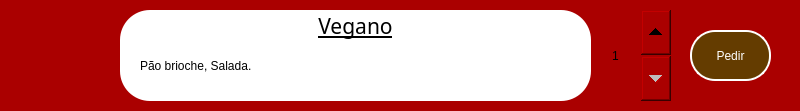
        <widget class="QFrame" name="item5">
         <property name="geometry">
          <rect>
           <x>120</x>
           <y>800</y>
           <width>800</width>
           <height>111</height>
          </rect>
         </property>
         <property name="styleSheet">
          <string notr="true">border-radius: 55px;
background-color: rgb(170, 0, 0);</string>
         </property>
         <property name="frameShape">
          <enum>QFrame::StyledPanel</enum>
         </property>
         <property name="frameShadow">
          <enum>QFrame::Raised</enum>
         </property>
         <widget class="QFrame" name="caixa_disc_16">
          <property name="geometry">
           <rect>
            <x>120</x>
            <y>10</y>
            <width>471</width>
            <height>91</height>
           </rect>
          </property>
          <property name="styleSheet">
           <string notr="true">background-color: rgb(255, 255, 255);
border-radius: 30px</string>
          </property>
          <property name="frameShape">
           <enum>QFrame::StyledPanel</enum>
          </property>
          <property name="frameShadow">
           <enum>QFrame::Raised</enum>
          </property>
          <widget class="QLabel" name="disc_item1_27">
           <property name="geometry">
            <rect>
             <x>30</x>
             <y>0</y>
             <width>411</width>
             <height>31</height>
            </rect>
           </property>
           <property name="font">
            <font>
             <family>GothicE</family>
             <pointsize>16</pointsize>
             <italic>false</italic>
             <bold>false</bold>
             <underline>true</underline>
            </font>
           </property>
           <property name="styleSheet">
            <string notr="true">font: 16pt &quot;GothicE&quot;;
text-decoration: underline;
color: rgb(0, 0, 0);</string>
           </property>
           <property name="text">
            <string>Vegano</string>
           </property>
           <property name="textFormat">
            <enum>Qt::AutoText</enum>
           </property>
           <property name="alignment">
            <set>Qt::AlignCenter</set>
           </property>
          </widget>
          <widget class="QLabel" name="disc_item1_28">
           <property name="geometry">
            <rect>
             <x>20</x>
             <y>30</y>
             <width>381</width>
             <height>51</height>
            </rect>
           </property>
           <property name="tabletTracking">
            <bool>false</bool>
           </property>
           <property name="contextMenuPolicy">
            <enum>Qt::ActionsContextMenu</enum>
           </property>
           <property name="styleSheet">
            <string notr="true">color: rgb(0, 0, 0);
font: 10pt &quot;GothicE&quot;;</string>
           </property>
           <property name="text">
            <string>Pão brioche, Salada.</string>
           </property>
          </widget>
         </widget>
         <widget class="QPushButton" name="pedir_item5">
          <property name="geometry">
           <rect>
            <x>690</x>
            <y>30</y>
            <width>81</width>
            <height>51</height>
           </rect>
          </property>
          <property name="styleSheet">
           <string notr="true">QPushButton {
background-color: rgb(100, 60, 0);
font: 10pt &quot;GothicG&quot;;
border-radius: 25px;
color: rgb(255, 255, 255);
border: 2px solid #ffffff;
}

QPushButton::hover{
	background-color: rgb(80, 60, 0)
}

QPushButton::pressed {
	background-color: rgb(90, 10, 0)
}</string>
          </property>
          <property name="text">
           <string>Pedir</string>
          </property>
         </widget>
         <widget class="QSpinBox" name="spinBox_5">
          <property name="geometry">
           <rect>
            <x>610</x>
            <y>10</y>
            <width>61</width>
            <height>91</height>
           </rect>
          </property>
          <property name="styleSheet">
           <string notr="true">QSpinBox
{
    border: none;

    padding-top: 30px;
    padding-bottom: 30px;

    background-repeat: no-repeat;
    background-position: center;
    background-clip: content;
	font: 12pt &quot;Georgia&quot;;
}

QSpinBox::up-button
{
    min-width: 30px;
    min-height: 30px;
    background-position: top right;

    subcontrol-position: top right; /* position at the top right corner */
    subcontrol-origin: padding;
}

QSpinBox::down-button
{
    min-width: 30px;
    min-height: 30px;

    background-position: bottom right;

    subcontrol-position: bottom  right; /* position at the top right corner */

}

</string>
          </property>
          <property name="minimum">
           <number>1</number>
          </property>
         </widget>
        </widget>
